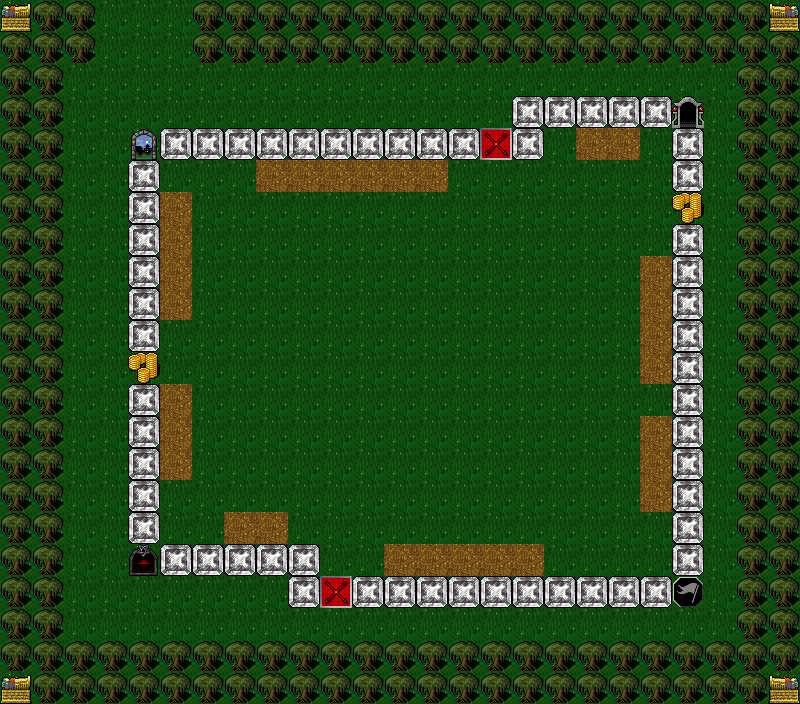

Below is a game level as drawn by its tile map, then a one-line description and the .tmx that defines it (tile-layer data replaced by summaries):
An orthogonal 25x22 tile map with 32x32 px tiles, 11 tile layers (Background, Background2, Road, Land1, ...) and 1 object (player).

<map version="1.0" tiledversion="1.0.3" orientation="orthogonal" renderorder="left-down" width="25" height="22" tilewidth="32" tileheight="32" nextobjectid="6">
 <tileset firstgid="1" name="ProjectUtumno_supplemental" tilewidth="32" tileheight="32" tilecount="3072" columns="64">
  <image source="ProjectUtumno_supplemental.png" width="2048" height="1536" />
 </tileset>
 <layer name="Background" width="25" height="22">
  <data>[550 cells, 550 non-empty, 1 distinct tile ids]</data>
 </layer>
 <layer name="Background2" width="25" height="22">
  <data>[550 cells, 166 non-empty, 3 distinct tile ids]</data>
 </layer>
 <layer name="Road" width="25" height="22">
  <data>[550 cells, 64 non-empty, 7 distinct tile ids]</data>
 </layer>
 <objectgroup name="Object">
  <object id="1" name="player" x="136.078" y="132.607" width="2.72166" height="3.66351" />
 </objectgroup>
 <group name="Land">
  <layer name="Land1" width="25" height="22">
   <properties>
    <property name="emptyBuildCost" type="int" value="150" />
    <property name="emptyValue" type="int" value="100" />
    <property name="level1BuildCost" type="int" value="300" />
    <property name="level1Value" type="int" value="200" />
    <property name="level2BuildCost" type="int" value="600" />
    <property name="level2Value" type="int" value="500" />
    <property name="level3BuildCost" type="int" value="1000" />
    <property name="level3Value" type="int" value="800" />
   </properties>
   <data>[550 cells, 6 non-empty, 1 distinct tile ids]</data>
  </layer>
  <layer name="Land2" width="25" height="22">
   <properties>
    <property name="emptyBuildCost" type="int" value="80" />
    <property name="emptyValue" type="int" value="50" />
    <property name="level1BuildCost" type="int" value="150" />
    <property name="level1Value" type="int" value="100" />
    <property name="level2BuildCost" type="int" value="300" />
    <property name="level2Value" type="int" value="150" />
    <property name="level3BuildCost" type="int" value="500" />
    <property name="level3Value" type="int" value="400" />
   </properties>
   <data>[550 cells, 2 non-empty, 1 distinct tile ids]</data>
  </layer>
  <layer name="Land3" width="25" height="22">
   <properties>
    <property name="emptyBuildCost" type="int" value="200" />
    <property name="emptyValue" type="int" value="150" />
    <property name="level1BuildCost" type="int" value="300" />
    <property name="level1Value" type="int" value="250" />
    <property name="level2BuildCost" type="int" value="400" />
    <property name="level2Value" type="int" value="350" />
    <property name="level3BuildCost" type="int" value="800" />
    <property name="level3Value" type="int" value="500" />
   </properties>
   <data>[550 cells, 4 non-empty, 1 distinct tile ids]</data>
  </layer>
  <layer name="Land4" width="25" height="22">
   <properties>
    <property name="emptyBuildCost" type="int" value="150" />
    <property name="emptyValue" type="int" value="80" />
    <property name="level1BuildCost" type="int" value="250" />
    <property name="level1Value" type="int" value="200" />
    <property name="level2BuildCost" type="int" value="500" />
    <property name="level2Value" type="int" value="400" />
    <property name="level3BuildCost" type="int" value="750" />
    <property name="level3Value" type="int" value="600" />
   </properties>
   <data>[550 cells, 3 non-empty, 1 distinct tile ids]</data>
  </layer>
  <layer name="Land5" width="25" height="22">
   <properties>
    <property name="emptyBuildCost" type="int" value="300" />
    <property name="emptyValue" type="int" value="200" />
    <property name="level1BuildCost" type="int" value="500" />
    <property name="level1Value" type="int" value="500" />
    <property name="level2BuildCost" type="int" value="1000" />
    <property name="level2Value" type="int" value="800" />
    <property name="level3BuildCost" type="int" value="1500" />
    <property name="level3Value" type="int" value="1500" />
   </properties>
   <data>[550 cells, 5 non-empty, 1 distinct tile ids]</data>
  </layer>
  <layer name="Land6" width="25" height="22">
   <properties>
    <property name="emptyBuildCost" type="int" value="100" />
    <property name="emptyValue" type="int" value="80" />
    <property name="level1BuildCost" type="int" value="200" />
    <property name="level1Value" type="int" value="180" />
    <property name="level2BuildCost" type="int" value="400" />
    <property name="level2Value" type="int" value="380" />
    <property name="level3BuildCost" type="int" value="600" />
    <property name="level3Value" type="int" value="500" />
   </properties>
   <data>[550 cells, 2 non-empty, 1 distinct tile ids]</data>
  </layer>
  <layer name="Land7" width="25" height="22">
   <properties>
    <property name="emptyBuildCost" type="int" value="180" />
    <property name="emptyValue" type="int" value="100" />
    <property name="level1BuildCost" type="int" value="360" />
    <property name="level1Value" type="int" value="300" />
    <property name="level2BuildCost" type="int" value="720" />
    <property name="level2Value" type="int" value="600" />
    <property name="level3BuildCost" type="int" value="1080" />
    <property name="level3Value" type="int" value="900" />
   </properties>
   <data>[550 cells, 3 non-empty, 1 distinct tile ids]</data>
  </layer>
  <layer name="Land8" width="25" height="22">
   <properties>
    <property name="emptyBuildCost" type="int" value="250" />
    <property name="emptyValue" type="int" value="10" />
    <property name="level1BuildCost" type="int" value="500" />
    <property name="level1Value" type="int" value="100" />
    <property name="level2BuildCost" type="int" value="1000" />
    <property name="level2Value" type="int" value="200" />
    <property name="level3BuildCost" type="int" value="2000" />
    <property name="level3Value" type="int" value="400" />
   </properties>
   <data>[550 cells, 4 non-empty, 1 distinct tile ids]</data>
  </layer>
 </group>
</map>
